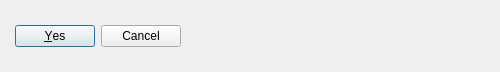
<?xml version="1.0" encoding="UTF-8"?>
<ui version="4.0">
 <class>Dialog</class>
 <widget class="QDialog" name="Dialog">
  <property name="geometry">
   <rect>
    <x>0</x>
    <y>0</y>
    <width>500</width>
    <height>72</height>
   </rect>
  </property>
  <property name="windowTitle">
   <string>Dialog</string>
  </property>
  <widget class="QDialogButtonBox" name="buttonBox">
   <property name="geometry">
    <rect>
     <x>-160</x>
     <y>20</y>
     <width>341</width>
     <height>32</height>
    </rect>
   </property>
   <property name="orientation">
    <enum>Qt::Horizontal</enum>
   </property>
   <property name="standardButtons">
    <set>QDialogButtonBox::Cancel|QDialogButtonBox::Yes</set>
   </property>
  </widget>
 </widget>
 <resources/>
 <connections>
  <connection>
   <sender>buttonBox</sender>
   <signal>accepted()</signal>
   <receiver>Dialog</receiver>
   <slot>accept()</slot>
   <hints>
    <hint type="sourcelabel">
     <x>248</x>
     <y>254</y>
    </hint>
    <hint type="destinationlabel">
     <x>157</x>
     <y>274</y>
    </hint>
   </hints>
  </connection>
  <connection>
   <sender>buttonBox</sender>
   <signal>rejected()</signal>
   <receiver>Dialog</receiver>
   <slot>reject()</slot>
   <hints>
    <hint type="sourcelabel">
     <x>316</x>
     <y>260</y>
    </hint>
    <hint type="destinationlabel">
     <x>286</x>
     <y>274</y>
    </hint>
   </hints>
  </connection>
 </connections>
</ui>
